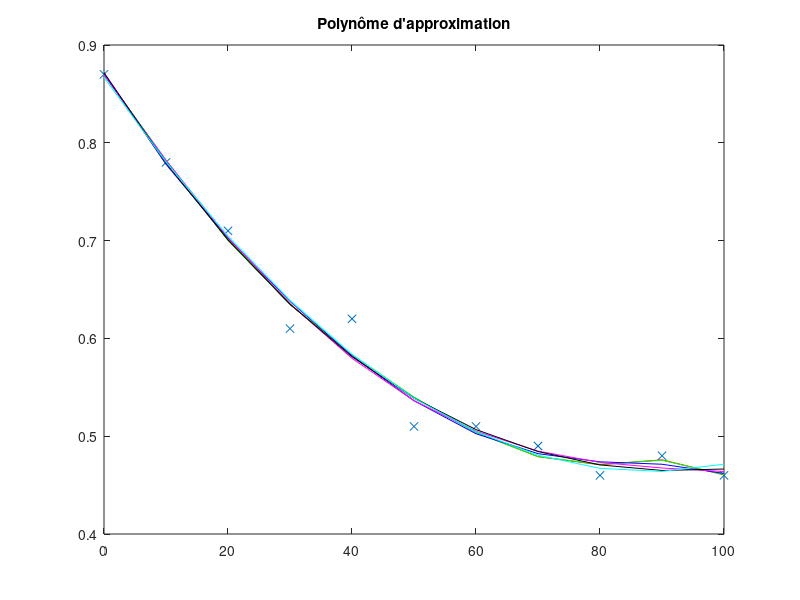
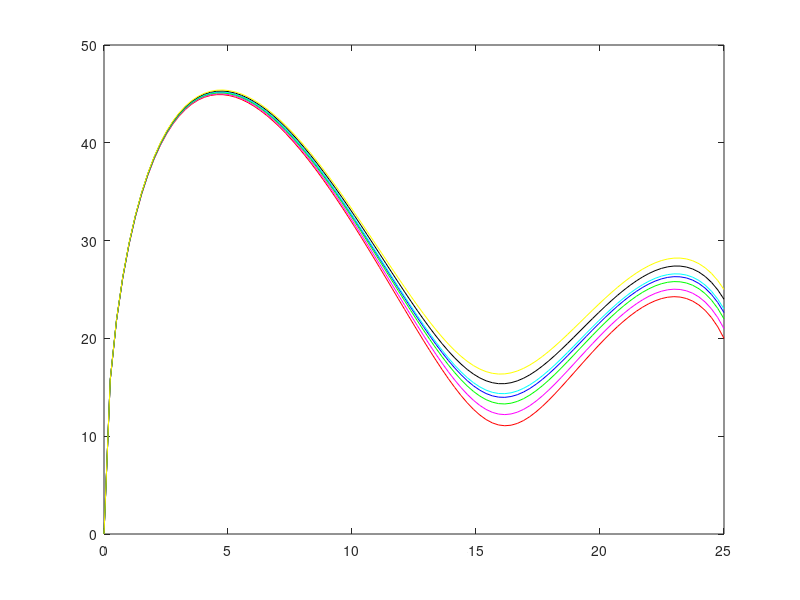
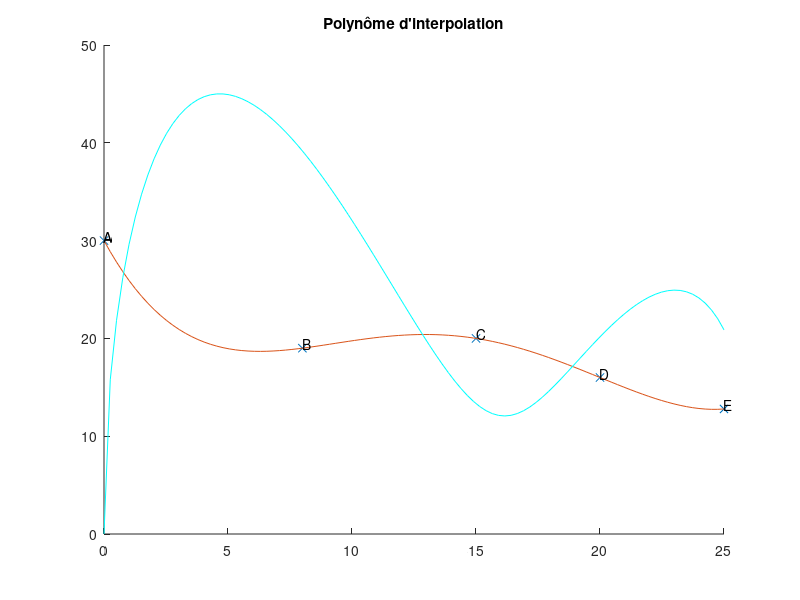

Here is the MATLAB script that generated these plots, in order:
%% Clean up
clc % vide ligne de commande
clear all % vide workspace
close all % vide fenetres et graphiques

%% Trajectoire - polynome d'interpolation

xnI = [0 8 15 20 25 ];
ynI = [ 30 19 20 16 12.7843 ];
names = {'A', 'B', 'C', 'D', 'E'};

phi1I = ones(size(xnI))';
phi2I = xnI';
phi3I = (xnI.^2)';
phi4I = (xnI.^3)';
phi5I = (xnI.^4)';

P = [ phi1I phi2I phi3I phi4I phi5I; ];

A = pinv(P)*ynI'

r = roots([A(5)*4 A(4)*3 A(3)*2 A(2)])
x = linspace(0, 25);
g_x = A(1) + A(2)*x + A(3)*x.^2 + A(4)*x.^3 + A(5)*x.^4;


% Trajectoire - polynome d'approximation
dx = 10;
xn = [0:dx:100];
yn = [ 0.87 0.78 0.71 0.61 0.62 0.51 0.51 0.49 0.46 0.48 0.46 ];
N = 11;

phi1 = ones(size(xn))';
phi2 = xn';
phi3 = (xn.^2)';
phi4 = (xn.^3)';
phi5 = (xn.^4)';
phi6 = (xn.^5)';
phi7 = (xn.^6)';
phi8 = (xn.^7)';

% Pour M = 8
P8 = [ phi1 phi2 phi3 phi4 phi5 phi6 phi7 phi8 ; ];
A8 = pinv(P8)*yn';

% Pour M = 7
P7 = [ phi1 phi2 phi3 phi4 phi5 phi6 phi7 ; ];
A7 = pinv(P7)*yn';

% Pour M = 6
P6 = [ phi1 phi2 phi3 phi4 phi5 phi6 ; ];
A6 = pinv(P6)*yn';

% Pour M = 5
P5 = [ phi1 phi2 phi3 phi4 phi5 ; ];
A5 = pinv(P5)*yn';

% Pour M = 4
P4 = [ phi1 phi2 phi3 phi4 ; ];
A4 = pinv(P4)*yn';

% Pour M = 3
P3 = [ phi1 phi2 phi3 ; ];
A3 = pinv(P3)*yn';

% Polynômes d'approximations
g8 = A8(1) + A8(2)*xn + A8(3)*xn.^2 + A8(4)*xn.^3 + A8(5)*xn.^4 + A8(6)*xn.^5 + A8(7)*xn.^6 + A8(8)*xn.^7;
g7 = A7(1) + A7(2)*xn + A7(3)*xn.^2 + A7(4)*xn.^3 + A7(5)*xn.^4 + A7(6)*xn.^5 + A7(7)*xn.^6;
g6 = A6(1) + A6(2)*xn + A6(3)*xn.^2 + A6(4)*xn.^3 + A6(5)*xn.^4 + A6(6)*xn.^5;
g5 = A5(1) + A5(2)*xn + A5(3)*xn.^2 + A5(4)*xn.^3 + A5(5)*xn.^4;
g4 = A4(1) + A4(2)*xn + A4(3)*xn.^2 + A4(4)*xn.^3;
g3 = A3(1) + A3(2)*xn + A3(3)*xn.^2;

% Représentation
figure
plot(xn, yn, 'x')
hold on
plot(xn, g8, 'red')
plot(xn, g7, 'green')
plot(xn, g6, 'blue')
plot(xn, g5, 'magenta')
plot(xn, g4, 'black')
plot(xn, g3, 'cyan')
title("Polynôme d'approximation")
hold off

% Calcul des erreurs pour 5 et 6

% Erreur quadratique
E5 = sum((g5-yn).^2)
E6 = sum((g6-yn).^2)

% RMSE
errr_rms_5 = sqrt(mean((g5-yn).*(g5-yn)))
errr_rms_6 = sqrt(mean((g6-yn).*(g6-yn)))

% Correlation
y_mean = mean(yn);
R_2_5 = (sum((g5 - y_mean).^2)) / ( sum((yn - y_mean).^2) )
R_2_6 = (sum((g6 - y_mean).^2)) / ( sum((yn - y_mean).^2) )

% Choix : M = 6, car c'est dont la correlation est le plus proche de 1

% Vitesses
hi = 30;
hf = 12.7843;
g = 9.8;
xf = 25;
km_h = 1000/3600;

% En posant la vitesse

vf = 20*km_h;
mu_20 = ((hi - hf) - ((1/(2*g))*vf^2))/xf

vf = 21*km_h;
mu_21 = ((hi - hf) - ((1/(2*g))*vf^2))/xf

vf = 22*km_h;
mu_22 = ((hi - hf) - ((1/(2*g))*vf^2))/xf

vf = 23*km_h;
mu_23 = ((hi - hf) - ((1/(2*g))*vf^2))/xf

vf = 24*km_h;
mu_24 = ((hi - hf) - ((1/(2*g))*vf^2))/xf

vf = 25*km_h;
mu_25 = ((hi - hf) - ((1/(2*g))*vf^2))/xf


% Représentation en fonction de la vitesse en utilisant le polynôme d'interpolation
mu = (mu_20 + mu_25)./2;
vf1 = sqrt(2.*g.*(hi - (mu.*x) - g_x));
vf2 = sqrt(2.*g.*(hi - (mu_20.*x) - g_x));
vf3 = sqrt(2.*g.*(hi - (mu_21.*x) - g_x));
vf4 = sqrt(2.*g.*(hi - (mu_22.*x) - g_x));
vf5 = sqrt(2.*g.*(hi - (mu_23.*x) - g_x));
vf6 = sqrt(2.*g.*(hi - (mu_24.*x) - g_x));
vf7 = sqrt(2.*g.*(hi - (mu_25.*x) - g_x));

% Vrai vitesse selon mu = 0.62 (40%)
mu = 0.62;
v = sqrt(2.*g.*(hi - (mu.*x) - g_x))

figure
%plot(x, vf)
plot(x, vf1./km_h, 'blue')
hold on
plot(x, vf2./km_h, 'red')
plot(x, vf3./km_h, 'magenta')
plot(x, vf4./km_h, 'green')
plot(x, vf5./km_h, 'cyan')
plot(x, vf6./km_h, 'black')
plot(x, vf7./km_h, 'yellow')
hold off

figure
hold on
plot(xnI, ynI, 'x')
plot(x, g_x)
plot(x, v./km_h, 'cyan')
title("Polynôme d'interpolation")
text(xnI, ynI+0.45, names)
%plot(xnI, vf)
hold off


%% Coussin-trampoline

m = 80 + 8;
g = 9.8;
mg = m*g;
h0 = 5;
hr = 0;
k = 6000;

a = (1/2)*k;
b = mg;
c = -mg*h0;

hf1 = (-b + sqrt((b^2)-(4*a*c)))/(2*a)
hf2 = (-b - sqrt((b^2)-(4*a*c)))/(2*a)

%% Ballon-mousse et minuterie
vbi = -1;
mb = 8;
mp = 80;
km_h = 1000/3600;
Lt = 3;

% G1 : ballon attrapé
vpi = 20.8762*km_h;
vpbf = (mp*vpi + mb*vbi) / (mp + mb)
delta_t =  Lt/vpbf


%% Bassin d'eau

kf = 0.95;
b = 47;
g = 9.8;
m = 80;
mg = m*g;
h1 = 10;
vf = 1;

% Vitesse initiale
vi = sqrt(2*g*h1);

% Point d'operation
v0 = sqrt( (mg.*(1-kf)) ./ b )

% Constantes
C = ( (g*(1-kf)) / v0 ) - ( b*v0 / m )
K = ( (-g*(1-kf)) / v0^2 ) - ( b / m )

% Vitesses
dvi = vi - v0;
dvf = vf - v0;

% Hauteur z
z = (log(dvf) - log(dvi)) ./ K 
